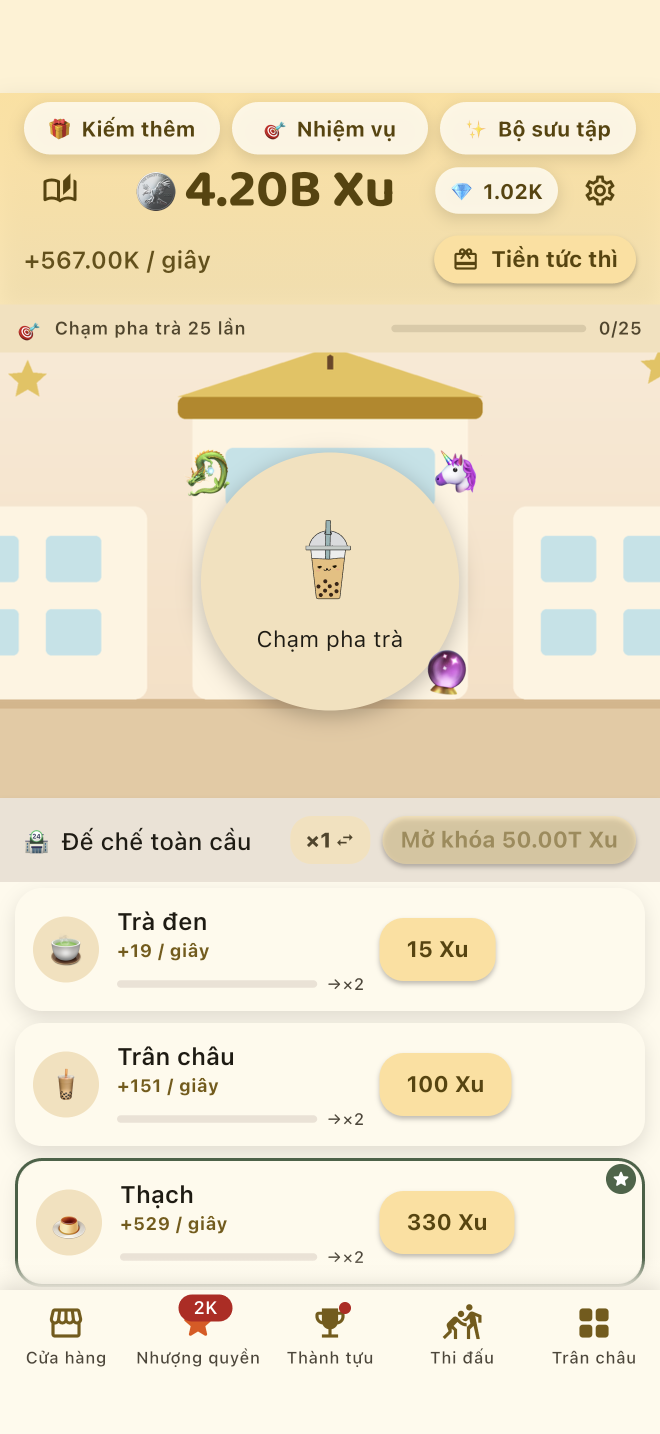
#> input picture assets/store/screenshots_ios/6.9in/01_home.png, 1320 x 2868 px, found by its file name (shown at 1/2 size); its folder holds only this picture in this run
$ python make_web_assets.py
#> lines starting #> are read from the running program, lines starting #| are printed output that depends on the picture
#!/usr/bin/env python3
"""Tạo lại ảnh cho landing page (docs/assets) từ ảnh store.

Chạy từ gốc repo:  python3 scripts/make_web_assets.py
Cần Pillow (pip3 install pillow). Idempotent — ghi đè file cũ.

Sinh ra:
- docs/assets/{vi,en,es,id,pt,th}/<tên>.webp  (560px rộng, từ assets/store/screenshots_ios/6.9in)
- docs/assets/apple-touch-icon.png (180) và favicon.png (64) từ docs/assets/icon-256.png
- docs/assets/og.jpg (1200x630) cho Open Graph / Twitter card
Tiếng Hàn (ko) KHÔNG có thư mục riêng: trang dùng bộ ảnh en (xem index.html).
"""
import os
from PIL import Image, ImageDraw, ImageFont

SRC = 'assets/store/screenshots_ios/6.9in'
OUT = 'docs/assets'
NAMES = ['01_home', '02_collection', '03_market', '04_daily_quests',
         '05_wheel', '06_pearls_play', '08_prestige', '09_achievements']
LANGS = ['vi', 'en', 'es', 'id', 'pt', 'th']


def shots():
    for lang in LANGS:
        os.makedirs(f'{OUT}/{lang}', exist_ok=True)
        for n in NAMES:
            im = Image.open(f'{SRC}/{lang}/{n}.png').convert('RGB')
            w = 560
            h = round(im.height * w / im.width)
#> h = 1217
            im.resize((w, h), Image.LANCZOS).save(
                f'{OUT}/{lang}/{n}.webp', 'WEBP', quality=80, method=6)
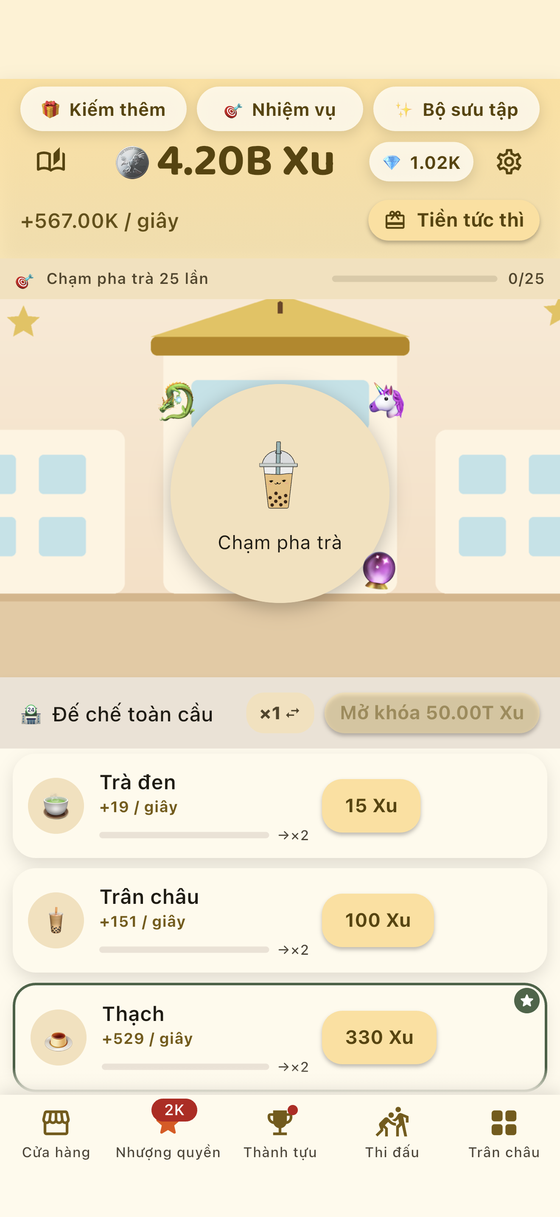
#> saved as 01_home.webp: PIL image 560x1217 RGB; mean R, G, B 239, 227.6, 201.9


def icons():
    ic = Image.open(f'{OUT}/icon-256.png').convert('RGBA')
    ic.resize((180, 180), Image.LANCZOS).save(f'{OUT}/apple-touch-icon.png')
    ic.resize((64, 64), Image.LANCZOS).save(f'{OUT}/favicon.png')
    return ic


def og(ic):
    bg = Image.new('RGB', (1200, 630), (253, 243, 220))
    d = ImageDraw.Draw(bg)
    for y in range(630):  # nền gradient nhẹ
        t = y / 630
        d.line([(0, y), (1200, y)],
               fill=(int(253 - 12 * t), int(243 - 30 * t), int(220 - 50 * t)))
    icon = ic.resize((200, 200), Image.LANCZOS)
    bg.paste(icon, (90, 120), icon)
    try:
        f1 = ImageFont.truetype('/System/Library/Fonts/Supplemental/Arial Rounded Bold.ttf', 84)
        f2 = ImageFont.truetype('/System/Library/Fonts/Supplemental/Arial.ttf', 34)
    except OSError:
        f1 = f2 = ImageFont.load_default()
    d.text((90, 350), 'Boba Empire', font=f1, fill=(106, 63, 24))
    d.text((92, 455), 'Idle tycoon: tap, upgrade, build your', font=f2, fill=(122, 98, 76))
    d.text((92, 500), 'bubble tea empire.', font=f2, fill=(122, 98, 76))
    for n, x, y in [('01_home', 640, 60), ('02_collection', 860, 120)]:
        s = Image.open(f'{SRC}/en/{n}.png').convert('RGB')
        w = 250
        h = round(s.height * w / s.width)
        s = s.resize((w, h), Image.LANCZOS)
        m = Image.new('L', s.size, 0)
        ImageDraw.Draw(m).rounded_rectangle([0, 0, w, h], radius=28, fill=255)
        bg.paste(s, (x, y), m)
    bg.save(f'{OUT}/og.jpg', 'JPEG', quality=86)


if __name__ == '__main__':
#> (the run stopped early here; a loop or call above may not have finished)
